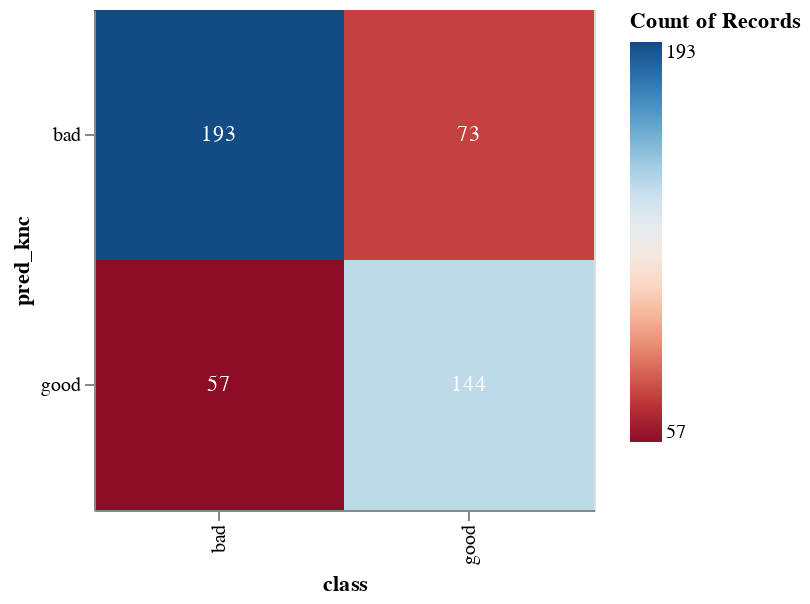

Notebook source saved alongside this figure:
### Markdown cell above
From this smaller dataframe we see that 31 rows had 50/50 chance according to this model to be classified as "bad" or "good". Since the first class defined in the classifier is "bad" it predicted that for each wine. However, the class of more than half of these rows was "good" therefore at least 15 wines were misclassified as "bad".

In order to see how many of each class the model misclassified I want to create a confusion matrix. Based on the above, it seems that the model should have misclassified more "good" wines.

### Code cell
c1 = alt.Chart(df).mark_rect().encode(
    x= "class",
    y= "pred_knc",
    color= alt.Color("count()", scale= alt.Scale(scheme= "redblue"))
)

c2 = alt.Chart(df).mark_text(color= "white").encode(
    x= "class",
    y= "pred_knc",
    text= "count()"
)

(c1 + c2).properties(
    height= 250,
    width= 250
)

### Figure 1 — Vega-Lite specification as saved in the notebook (floating-point values rounded to 4 significant figures; data arrays with more than 128 entries replaced by an {"elided": "..."} marker saying what was removed)
{"config": {"view": {"continuousWidth": 400, "continuousHeight": 300}}, "layer": [{"mark": "rect", "encoding": {"color": {"aggregate": "count", "scale": {"scheme": "redblue"}, "type": "quantitative"}, "x": {"field": "class", "type": "nominal"}, "y": {"field": "pred_knc", "type": "nominal"}}}, {"mark": {"type": "text", "color": "white"}, "encoding": {"text": {"aggregate": "count", "type": "quantitative"}, "x": {"field": "class", "type": "nominal"}, "y": {"field": "pred_knc", "type": "nominal"}}}], "data": {"name": "data-1877ec05de83da0d52e9391e92e24290"}, "height": 250, "width": 250, "$schema": "https://vega.github.io/schema/vega-lite/v4.17.0.json", "datasets": {"data-1877ec05de83da0d52e9391e92e24290": {"elided": "467 records"}}}
